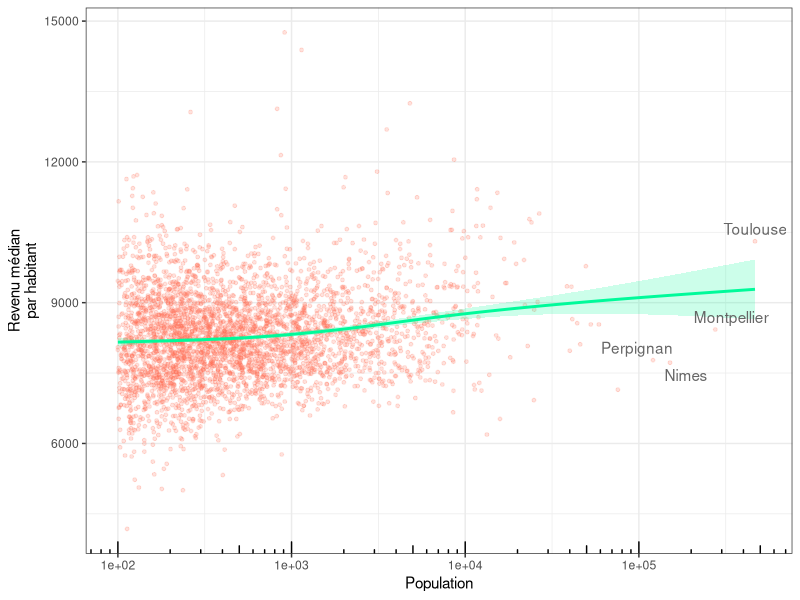
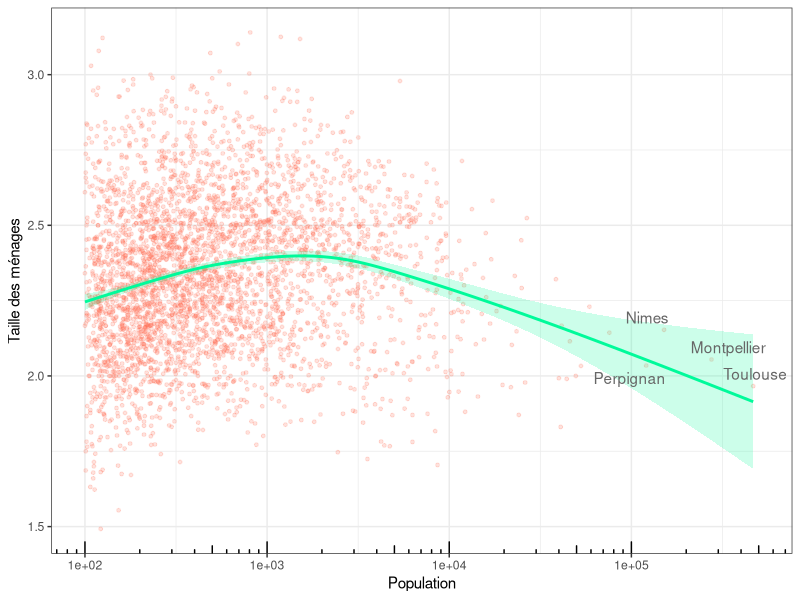

R code for these plots, in order: (Note: this script raises an error after producing the figures.)
## ---- chunk 1
knitr::opts_chunk$set(
    echo = FALSE,
    warning = FALSE, message = FALSE,
    fig.align = "center",
    fig.pos = "h"
)

library(here)
library(tidyverse)
library(cowplot)
library(ggrepel)

theme_set(theme_bw())

occitanie <- read_tsv(here("data", "TDV_hackaviz_2018_utf8.tsv"))

## ---- chunk 2
p_taille <- ggplot(occitanie, aes(
    x = population_2014,
    y = Nombre_personnes_dans_menages_fiscaux / Nombre_menages_fiscaux
)) +
    geom_point(size = 1, alpha = 0.2, color = "coral1") +
    geom_smooth(color = "mediumspringgreen", fill = "mediumspringgreen", alpha = 0.2) +
    geom_text_repel(aes(label = if_else(
        commune %in% c("TOULOUSE", "MONTPELLIER", "NIMES", "PERPIGNAN"),
        stringr::str_to_title(commune),
        NA_character_
    )), color = "gray40") +
    scale_x_log10(limits = c(100, 500000)) +
    annotation_logticks(sides = "b") +
    labs(x = "Population", y = "Taille des ménages")

p_revenu <- ggplot(occitanie, aes(
    x = population_2014,
    y = mediane_du_revenu_disponible_par_unite_de_consommation_euro / (Nombre_personnes_dans_menages_fiscaux / Nombre_menages_fiscaux)
)) +
    geom_point(size = 1, alpha = 0.2, color = "coral1") +
    geom_smooth(color = "mediumspringgreen", fill = "mediumspringgreen", alpha = 0.2) +
    geom_text_repel(aes(label = if_else(
        commune %in% c("TOULOUSE", "MONTPELLIER", "NIMES", "PERPIGNAN"),
        stringr::str_to_title(commune),
        NA_character_
    )), color = "gray40") +
    scale_x_log10(limits = c(100, 500000)) +
    annotation_logticks(sides = "b") +
    labs(x = "Population", y = "Revenu médian\npar habitant")

ggdraw() +
    draw_plot(p_taille, x = 0.00, y = 0.0, w = 0.48, h = 1.0) +
    draw_plot(p_revenu, x = 0.48, y = 0.0, w = 0.52, h = 1.0) +
    draw_plot_label(LETTERS[1:2], x = c(0, 0.5))

## ---- chunk 3

p_age <- select(occitanie, commune, population_2014, moyenne_age_F_2014, moyenne_age_H_2014) %>%
    gather(key = sexe, value = age_moyen, -population_2014, -commune) %>%
    mutate(sexe = if_else(sexe == "moyenne_age_F_2014", "F", "H")) %>%
    ggplot(aes(
        x = population_2014,
        y = age_moyen,
        color = sexe,
        fill = sexe
    )) +
    geom_smooth() +
    scale_x_log10(limits = c(10, 500000)) +
    annotation_logticks(sides = "b") +
    labs(x = "Population", y = "Moyenne d'age")

p_sexratio <- ggplot(occitanie, aes(x = population_2014, y = log2(Total_population_femmes_2014 / Total_population_hommes_2014))) +
    geom_point(size = 1, alpha = 0.2, color = "coral1") +
    geom_smooth(color = "mediumspringgreen", fill = "mediumspringgreen", alpha = 0.2) +
    geom_text_repel(aes(label = if_else(
        commune %in% c("TOULOUSE", "MONTPELLIER", "NIMES", "PERPIGNAN"),
        stringr::str_to_title(commune),
        NA_character_
    )), color = "gray40") +
    scale_x_log10(limits = c(10, 500000)) +
    coord_cartesian(ylim = c(-1, 1)) +
    annotation_logticks(sides = "b") +
    geom_hline(yintercept = 0, linetype = "dashed") +
    labs(x = "Population", y = "<- Hommes | Femmes ->")

ggdraw() +
    draw_plot(p_age     , x = 0.0, y = 0.0, w = 0.55, h = 1.0) +
    draw_plot(p_sexratio, x = 0.55, y = 0.0, w = 0.44, h = 1.0) +
    draw_plot_label(LETTERS[1:2], x = c(0, 0.5))

## ---- chunk 4
select(occitanie, commune, population_2014, Hypermarche:Station_service) %>%
    gather(key = commerce, value = nombre, -commune, -population_2014) %>%
    filter(commerce %in% c("Boulangerie", "Hypermarche", "Librairie_papeterie_journaux")) %>%
    mutate(commerce = {
        mf <- factor(commerce, levels = c("Boulangerie", "Librairie_papeterie_journaux", "Hypermarche"))
        levels(mf) <- c("Boulangerie", "Librairie & papeterie", "Hypermarché")
        mf
    }) %>%
    ggplot(aes(x = population_2014, y = nombre + 1)) +
    geom_point(size = 1.2, alpha = 0.25, color = "coral1") +
    geom_smooth(color = "mediumspringgreen") +
    geom_smooth(color = "grey", method = "lm", se = FALSE) +
    scale_x_log10(limits = c(10, 500000)) +
    scale_y_log10(limits = c(1, 500), breaks = c(1, 10, 100), labels = c(0, 9, 99)) +
    annotation_logticks(sides = "bl") +
    labs(x = "Population", y = "Nombre de magasins") +
    facet_wrap(~commerce)

## ---- chunk 5
commerces <- select(occitanie, commune, population_2014, Hypermarche:Station_service) %>%
    gather(key = commerce, value = nombre, -commune, -population_2014)

premCom <- tibble(
    commerce = unique(commerces$commerce),
    premiere_installation = map_dbl(unique(commerces$commerce), function(x) {
        md <- filter(commerces, commerce == x)
        vars <- tibble(
            var1 = log10(md$population_2014 + 1),
            var2 = log10(md$nombre + 1)
        )
        mlm <- lm(var2 ~ var1, data = vars)
        a <- mlm$coefficients[[2]]
        b <- mlm$coefficients[[1]]
        p <- 10^((log10(2) - b) / a) -1
        p
    })
) %>% arrange(premiere_installation) %>%
    mutate(commerce = forcats::fct_reorder(commerce, premiere_installation))

ggplot(premCom, aes(x = commerce, y = premiere_installation)) +
    geom_col(fill = "coral1") +
    # geom_text(aes(x = commerce, y = premiere_installation, label = round(premiere_installation)), angle = 90, hjust = 1, vjust = 0.5, inherit.aes = FALSE, size = 2.5) +
    scale_y_log10() +
    annotation_logticks(sides = "l") +
    coord_cartesian(ylim = c(100, 1000000)) +
    theme(axis.text.x = element_text(angle = 33, hjust = 1, size = 8)) +
    labs(x = "", y = "Population moyenne\nde première installation")
## ---- chunk 6
# tibble(
#     commerce = premCom$commerce,
#     n_commune = map_int(premCom$commerce, function(x) {
#         filter(commerces, nombre == 0, commerce == x) %>%
#             filter(population_2014 > (2 * filter(premCom, commerce == x)$premiere_installation)) %>%
#             nrow()
#     })
# )

map_dfr(premCom$commerce, function(x) {
    filter(commerces, nombre == 0, commerce == x) %>%
        filter(population_2014 > (2 * filter(premCom, commerce == x)$premiere_installation))
}) %>% group_by(commerce) %>%
    slice(which.max(population_2014)) %>%
    select(-nombre) %>%
    knitr::kable()

